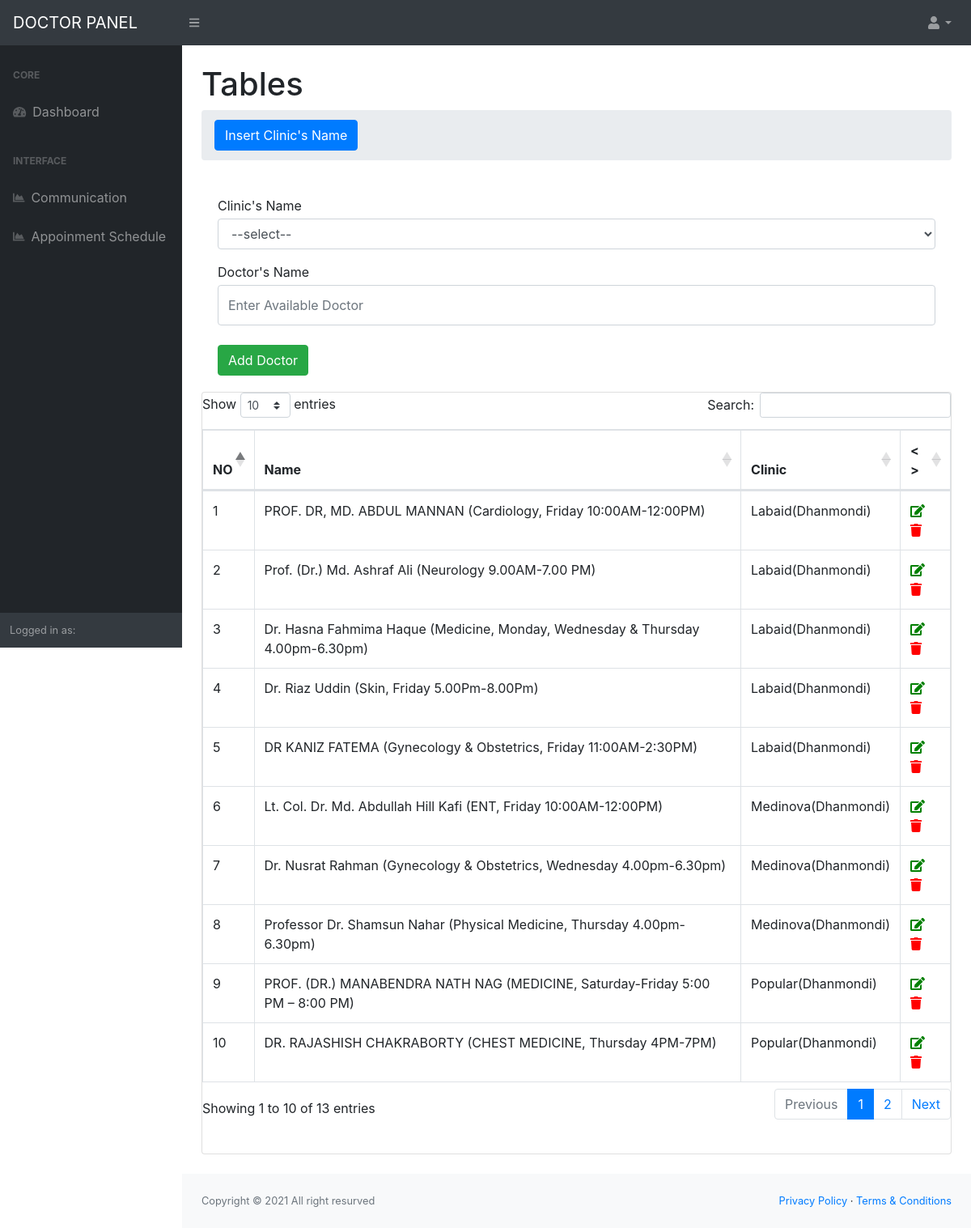
The page /admin/clinicdoctor.php (signed in) on the database its author committed.
### tables this page shows
CREATE TABLE `doctor_table` (
  `doctor_id` int(11) NOT NULL,
  `clinic_id` int(11) NOT NULL,
  `doctor_name` varchar(300) NOT NULL
);

CREATE TABLE `clinic_table` (
  `clinic_id` int(11) NOT NULL,
  `clinic_name` varchar(300) NOT NULL
);

### library/db.php (called while the page is built, shortened)
<?php
class DBconnection{
	public function connectDataBase(){
		$this->con = new mysqli('localhost', 'root', '','doctor_db');
	}
}
?>

### library/Selectclass.php (called while the page is built, shortened)
<?php
include_once 'db.php';
class Selectclass extends DBconnection{
	public function select($query){
		$result = $this->con->query($query) or die($this->con->error.__LINE__);
		if($result->num_rows > 0){
			return $result;
		} else {
			return false;
		}
	}
		public function selectalljoinTWO($var,$vars,$id){
		$query = "SELECT * FROM $var LEFT JOIN $vars ON $var.$id = $vars.$id";
		$result = self::select($query);
		return $result;
	}public function selectalljoinTWOpagination($start_form,$per_page,$var,$vars,$id){
		$query = "SELECT * FROM $var LEFT JOIN $vars ON $var.$id = $vars.$id limit $start_form,$per_page";
		$result = self::select($query);
		return $result;
	}
}
 ?>

### admin/clinicdoctor.php (the view, shortened to what this page needs)
<?php include_once 'header.php'; ?>
            <div id="layoutSidenav_content">
                <main>
                    <div class="container-fluid">
                        <h1 class="mt-4">Tables</h1>
                        <ol class="breadcrumb mb-4">
                            <li class="breadcrumb-item active"> <a class="btn btn-primary" href="clinicadd.php">Insert Clinic's Name</a></li>
                        </ol>
                        <div class="card-body">
                            <?php
                            if (!empty($_GET['editdoctor'])) {
                                $viewdoctor = $sc->selectalljoinTWOidmain('doctor_table','clinic_table','clinic_id','doctor_id',$_GET['editdoctor']);
                                while ($row = $viewdoctor->fetch_assoc()) {
                                ?>
                                        <form method="post" action="">
                                             <div class="form-group">
                                                <label class="large mb-1" for="inputEmailAddress">Clinic's Name</label>
                                                <select class="form-control" name="clinic_id">
                                                    <option name="clinic_id" value="<?php echo $row['clinic_id']; ?>"><?php echo $row['clinic_name']; ?></option>
                                                    <?php
                                                    $viewdoctors = $sc->selectall('clinic_table');
                                                    while ($rows= $viewdoctors->fetch_assoc()) {
                                                    ?>
                                                    <option name="clinic_id" value="<?php echo $rows['clinic_id']; ?>"><?php echo $rows['clinic_name']; ?></option>
                                                <?php } ?>
                                                </select>
                                            </div>
                                            <div class="form-group">
                                                <label class="large mb-1" for="inputEmailAddress">Doctor's Name</label>
                                                <input class="form-control py-4" name="doctor_name" type="text" value="<?php echo $row['doctor_name'];?>">
                                            </div>
                                            <div class="form-group d-flex align-items-center justify-content-between mt-4 mb-0">
                                                 <input class="btn btn-success" type="submit" name="update" value="Update Clinic's Name">
                                            </div>
                                        </form>
                           <?php } }else{
                            ?>
                                        <form method="post" action="">
                                            <div class="form-group">
                                                <label class="large mb-1" for="inputEmailAddress">Clinic's Name</label>
                                                <select class="form-control" name="clinic_id">
                                                    <option>--select--</option>
                                                </select>
                                            </div>
                                          <div class="form-group">
                                                <label class="large mb-1" for="inputEmailAddress">Doctor's Name</label>
                                                <input class="form-control py-4" name="doctor_name" type="text" placeholder="Enter Available Doctor">
                                            </div>
                                            <div class="form-group d-flex align-items-center justify-content-between mt-4 mb-0">
                                                 <input class="btn btn-success" type="submit" name="submit" value="Add Doctor">
                                            </div>
                                        </form>
<?php }
                            ?>
                                    </div>
                        <div class="card mb-4">
                               <table class="table table-bordered" id="dataTable" width="100%" cellspacing="0">
                                        <thead>
                                            <tr>
                                                <th>NO</th>
                                                <th>Name</th>
                                                <th>Clinic</th>
                                                <th> < > </th>
                                            </tr>
                                        </thead>
                                        <tbody>
                                    <?php
                                        $viewdoctor = $sc->selectalljoinTWO('doctor_table','clinic_table','clinic_id');
                                            $a = 0;
                                            while ($row = $viewdoctor->fetch_assoc()) {
                                                $a++;
                                    ?>
                                            <tr>
                                                <td><?php echo $a;?></td>
                                                <td><?php echo $row['doctor_name'];?></td>
                                                <td><?php echo $row['clinic_name'];?></td>
                                                <td>
                                                    <a href="clinicdoctor.php?editdoctor=<?php echo $row['doctor_id'] ?>"><i style="padding: -10px; color: green;" class="fas fa-edit"></i></a> <span style="margin-right: 10px;"></span>
                                                    <a href="clinicdoctor.php?deletedoctor=<?php echo $row['doctor_id'] ?>"><i style="padding: -10px; color: red;" class="fa fa-trash"></i></a>
                                                </td>
                                            </tr>
                                     <?php }  ?>
                                        </tbody>
                                    </table>
                            <div class="card-body">
                            </div>
                        </div>
                    </div>
                </main>
<?php include_once 'footer.php'; ?>

### rows shown on the page
doctor_table: doctor_name "PROF. DR, MD. ABDUL MANNAN (Cardiology, Friday 10:00AM-12:00PM)", clinic.clinic_name "Labaid(Dhanmondi)"
doctor_table: doctor_name "Prof. (Dr.) Md. Ashraf Ali (Neurology 9.00AM-7.00 PM)", clinic.clinic_name "Labaid(Dhanmondi)"
doctor_table: doctor_name "Dr. Hasna Fahmima Haque (Medicine, Monday, Wednesday & Thursday 4.00pm-6.30pm)", clinic.clinic_name "Labaid(Dhanmondi)"
doctor_table: doctor_name "Dr. Riaz Uddin (Skin, Friday 5.00Pm-8.00Pm)", clinic.clinic_name "Labaid(Dhanmondi)"
doctor_table: doctor_name "DR KANIZ FATEMA (Gynecology & Obstetrics, Friday 11:00AM-2:30PM)", clinic.clinic_name "Labaid(Dhanmondi)"
doctor_table: doctor_name "Lt. Col. Dr. Md. Abdullah Hill Kafi (ENT, Friday 10:00AM-12:00PM)", clinic.clinic_name "Medinova(Dhanmondi)"
doctor_table: doctor_name "Dr. Nusrat Rahman (Gynecology & Obstetrics, Wednesday 4.00pm-6.30pm)", clinic.clinic_name "Medinova(Dhanmondi)"
doctor_table: doctor_name "Professor Dr. Shamsun Nahar (Physical Medicine, Thursday 4.00pm-6.30pm)", clinic.clinic_name "Medinova(Dhanmondi)"
doctor_table: doctor_name "PROF. (DR.) MANABENDRA NATH NAG (MEDICINE, Saturday-Friday 5:00 PM – 8:00 PM)", clinic.clinic_name "Popular(Dhanmondi)"
doctor_table: doctor_name "DR. RAJASHISH CHAKRABORTY (CHEST MEDICINE, Thursday 4PM-7PM)", clinic.clinic_name "Popular(Dhanmondi)"
